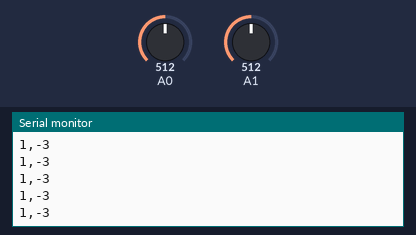
Recording of a sketch running on a simulated Arduino Uno, built with avr-gcc and run on an emulated ATmega328P. Parts: the last lines printed to the serial monitor. The inputs (shaded band) are chosen by the test bench; at power-on: A0 = 512, A1 = 512. No radio packets arrive unless stated.

Above: at 4.2 s.
4.3 s: A0 set to 510
At 4.33 s:
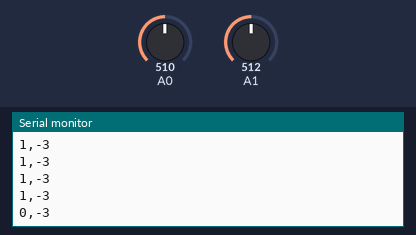
5.8 s: A0 set to 540
At 5.84 s:
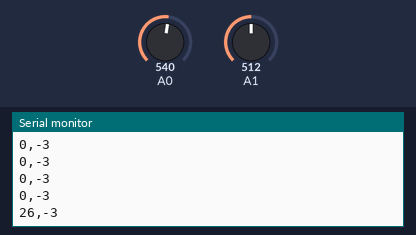
Timing chart, 0 to 8.8 s (numbered marks = the images above; inputs shaded):
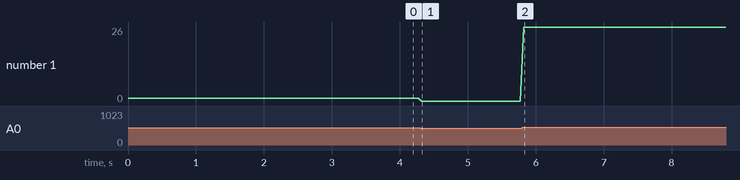

Measured:
- after the input at 4.3 s, the serial monitor: prints a new line at once (image 1)
- after the input at 5.8 s, the serial monitor: prints a new line at once (image 2)
- plotted number 1: 1 → 0 after the input at 4.3 s, 0 → 26 after the input at 5.8 s

The sketch:

RF_emitter_v2.ino
```cpp
#include <SPI.h>
#include <nRF24L01.h>
#include <RF24.h>

RF24 radio(9, 10);  // CE, CSN
const byte address[6] = "00001";

void setup() {
  Serial.begin(9600);
  radio.begin();
  radio.setPALevel(RF24_PA_LOW);
  radio.setChannel(108);
  radio.openWritingPipe(address);
  radio.stopListening();
}

void loop() {
  int joystick_1_y_value = analogRead(A0);
  int joystick_2_x_value = analogRead(A1);
  int vals[2] = {0,0};

  if (joystick_1_y_value > 510){
    vals[0] = map(joystick_1_y_value,510,802,0,255);
  }
  else if (joystick_1_y_value < 500){
    vals[0] = -1*map(joystick_1_y_value,500,210,0,255);
  }

  if (joystick_2_x_value > 525){
    vals[1] = map(joystick_2_x_value,525,750,0,255);
  }
  else if (joystick_2_x_value < 515){
    vals[1] = -1*map(joystick_2_x_value,515,295,0,255);
  }

  Serial.print(vals[0]);
  Serial.print(",");
  Serial.println(vals[1]);
  radio.write(&vals, sizeof(vals));
  delay(50);  // petite pause pour éviter de saturer le lien
}
```
